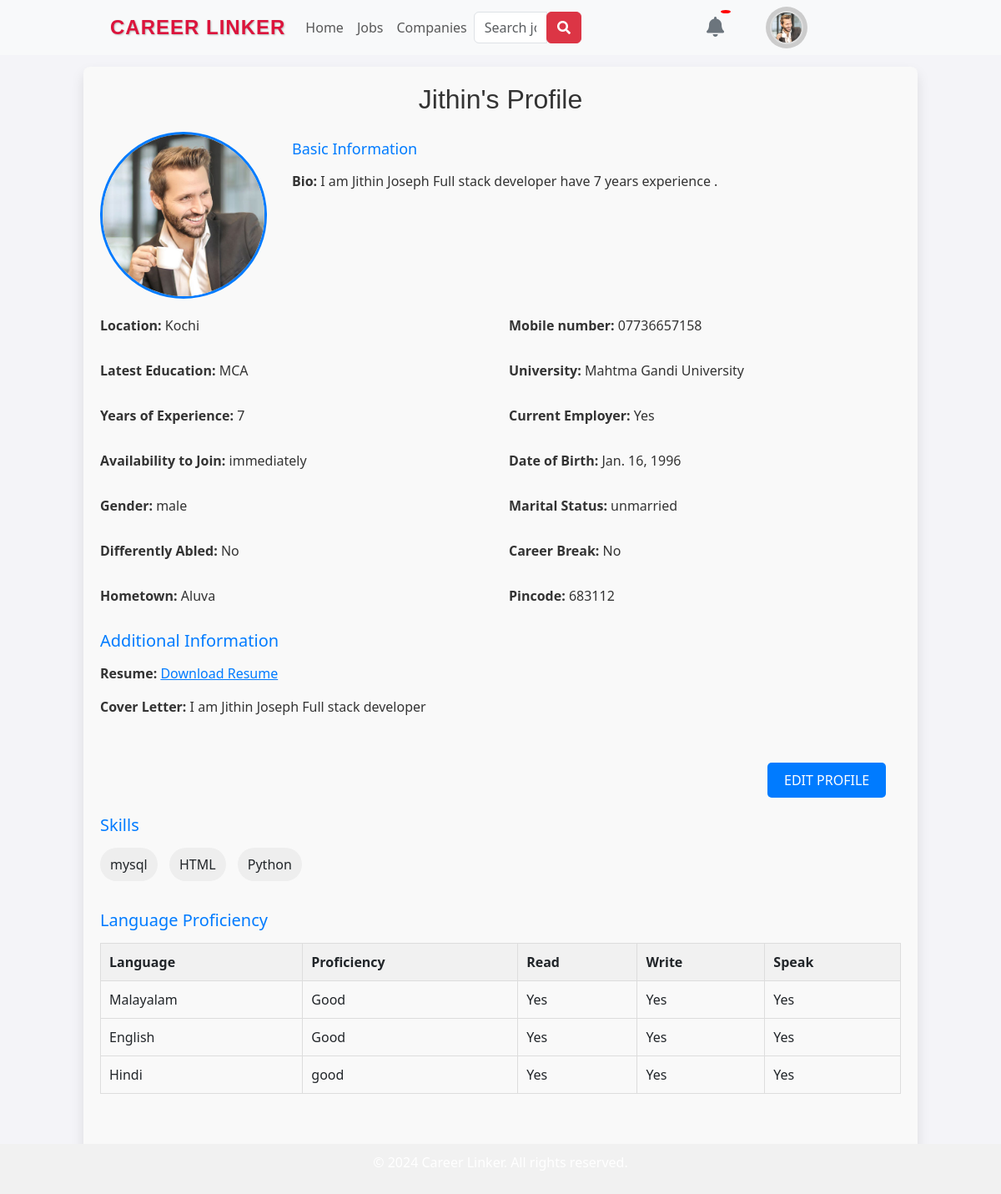
Page /user/view_profile/ (signed in) on the committed database.
### adminpanel/models.py (models this page shows, shortened)
class CompleteProfile(models.Model):
    user = models.OneToOneField(User, on_delete=models.CASCADE)
    bio = models.TextField(blank=True, null=True)
    profile_image = models.ImageField(upload_to='media/', blank=True, null=True)
    skills = models.ManyToManyField('Skill', related_name='users',blank=True)
    location = models.CharField(max_length=255, blank=True, null=True)
    resume = models.FileField(upload_to='resumes/', blank=True, null=True)
    cover_letter = models.TextField(blank=True, null=True)
    latest_course = models.CharField(max_length=100)
    university = models.CharField(max_length=100)
    mobile_number = models.CharField(max_length=15)
    years_of_experience = models.IntegerField(null=True, blank=True)  # Allow null or provide a default
    current_employer = models.BooleanField(default=False)
    availability_to_join = models.CharField(max_length=50, choices=(
        ('immediately', 'Immediately'),
        ('one_month', 'One Month'),
        ('three_months', 'Three Months'),
        ('more_than_a_year', 'More than a Year')
    ))
    date_of_birth = models.DateField(null=True, blank=True)  # Allowing null values
    gender = models.CharField(max_length=50, choices=(
        ('male', 'Male'),
        ('female', 'Female'),
        ('transgender', 'Transgender')
    ))
    marital_status = models.CharField(max_length=50, choices=(
        ('unmarried', 'Unmarried'),
        ('married', 'Married'),
        ('widowed', 'Widowed'),
        ('divorced', 'Divorced'),
        ('separated', 'Separated'),
        ('others', 'Others')
    ))
    differently_abled = models.BooleanField(default=False)
    career_break = models.BooleanField(default=False)
    hometown = models.CharField(max_length=100)
    pincode = models.CharField(max_length=10)

class Skill(models.Model):
    name = models.CharField(max_length=50)

class LanguageProficiency(models.Model):
    profile = models.ForeignKey(CompleteProfile, on_delete=models.CASCADE)
    language = models.CharField(max_length=100)
    proficiency = models.CharField(max_length=50)
    read = models.BooleanField(default=False)
    write = models.BooleanField(default=False)
    speak = models.BooleanField(default=False)

### userpanel/views.py (the view)
# urls.py: path('view_profile/', view_profile, name='view_profile'),
@login_required
def view_profile(request):
    logged_user = request.user
    profile = get_object_or_404(CompleteProfile, user=request.user)
    user_skills = profile.skills.all()  # Get user's skills
    language_proficiencies = LanguageProficiency.objects.filter(profile=profile)
    context = {
        'profile': profile,
        'languages': language_proficiencies,
        'logged_user': logged_user,
        'user_skills' : user_skills
    }
    return render(request, 'userpanel/view_profile.html', context)

### userpanel/templates/userpanel/view_profile.html (shortened to what this page needs)
{% extends 'userpanel/user_base.html' %}
{% load static %}
{% block content %}
<div class="container">
    <h2>{{ profile.user.username }}'s Profile</h2>
    <div class="profile-section" >
        <div>
            {% if profile.profile_image %}
                <img src="{{ profile.profile_image.url }}" alt="{{ profile.user.username }}'s profile image" class="profile-image">
            {% else %}
                <img src="{% static 'images/default_profile.png' %}" alt="Default profile image" class="profile-image">
            {% endif %}
        </div>
        <div class="profile-details">
            <h3>Basic Information</h3>
            <p><strong>Bio:</strong> {{ profile.bio }}</p>
        </div>
    </div>
    <div style="display: grid; grid-template-columns: repeat(2, 1fr); gap: 20px;">
        <p style="font-size: 16px; color: #333; margin-bottom: 10px;"><strong>Location:</strong> {{ profile.location }}</p>
        <p style="font-size: 16px; color: #333; margin-bottom: 10px;"><strong>Mobile number:</strong> {{ profile.mobile_number }}</p>
        <p style="font-size: 16px; color: #333; margin-bottom: 10px;"><strong>Latest Education:</strong> {{ profile.latest_course }}</p>
        <p style="font-size: 16px; color: #333; margin-bottom: 10px;"><strong>University:</strong> {{ profile.university }}</p>
        <p style="font-size: 16px; color: #333; margin-bottom: 10px;"><strong>Years of Experience:</strong> {{ profile.years_of_experience }}</p>
        <p style="font-size: 16px; color: #333; margin-bottom: 10px;"><strong>Current Employer:</strong> {{ profile.current_employer|yesno:"Yes,No" }}</p>
        <p style="font-size: 16px; color: #333; margin-bottom: 10px;"><strong>Availability to Join:</strong> {{ profile.availability_to_join }}</p>
        <p style="font-size: 16px; color: #333; margin-bottom: 10px;"><strong>Date of Birth:</strong> {{ profile.date_of_birth }}</p>
        <p style="font-size: 16px; color: #333; margin-bottom: 10px;"><strong>Gender:</strong> {{ profile.gender }}</p>
        <p style="font-size: 16px; color: #333; margin-bottom: 10px;"><strong>Marital Status:</strong> {{ profile.marital_status }}</p>
        <p style="font-size: 16px; color: #333; margin-bottom: 10px;"><strong>Differently Abled:</strong> {{ profile.differently_abled|yesno:"Yes,No" }}</p>
        <p style="font-size: 16px; color: #333; margin-bottom: 10px;"><strong>Career Break:</strong> {{ profile.career_break|yesno:"Yes,No" }}</p>
        <p style="font-size: 16px; color: #333; margin-bottom: 10px;"><strong>Hometown:</strong> {{ profile.hometown }}</p>
        <p style="font-size: 16px; color: #333; margin-bottom: 10px;"><strong>Pincode:</strong> {{ profile.pincode }}</p>
    </div>
    <div style="margin-top: 20px;">
        <h3 style="color: #007bff; font-size: 20px; margin-bottom: 15px;">Additional Information</h3>
        <p style="font-size: 16px; color: #333;"><strong>Resume:</strong>
            {% if profile.resume %}
                <a href="{{ profile.resume.url }}" target="_blank" style="color: #007bff;">Download Resume</a>
            {% else %}
                No resume uploaded.
            {% endif %}
        </p>
        <p style="font-size: 16px; color: #333;"><strong>Cover Letter:</strong> {{ profile.cover_letter|default:"No cover letter added" }}</p><br><br>
        <a href="{% url 'edit_profile' %}" style="background-color: #007bff; color: white; padding: 10px 20px; border: none; border-radius: 5px; text-decoration: none; cursor: pointer; transition: background-color 0.3s ease;margin-left: 800px;">EDIT PROFILE</a>
    </div>
    <div style="margin-top: 30px;">
        <h3 style="color: #007bff; font-size: 20px; margin-bottom: 15px;">Skills</h3>
        <div style="margin-top: 10px;">
            {% for skill in profile.skills.all %}
                <span style="background-color: #eee; padding: 8px 12px; border-radius: 20px; display: inline-block; margin-right: 10px; margin-bottom: 5px; transition: background-color 0.3s ease;">{{ skill.name }}</span>
            {% empty %}
                <p>No skills added yet.</p>
            {% endfor %}
        </div>
    </div>
    <div style="margin-top: 30px;margin-bottom: 100px;">
        <h3 style="color: #007bff; font-size: 20px; margin-bottom: 15px;">Language Proficiency</h3>
        {% if languages %}
        <table style="width: 100%; border-collapse: collapse; margin-top: 10px;">
            <thead>
                <tr>
                    <th style="border: 1px solid #ddd; padding: 10px; background-color: #f1f1f1;">Language</th>
                    <th style="border: 1px solid #ddd; padding: 10px; background-color: #f1f1f1;">Proficiency</th>
                    <th style="border: 1px solid #ddd; padding: 10px; background-color: #f1f1f1;">Read</th>
                    <th style="border: 1px solid #ddd; padding: 10px; background-color: #f1f1f1;">Write</th>
                    <th style="border: 1px solid #ddd; padding: 10px; background-color: #f1f1f1;">Speak</th>
                </tr>
            </thead>
            <tbody>
                {% for language in languages %}
                <tr>
                    <td style="border: 1px solid #ddd; padding: 10px;">{{ language.language }}</td>
                    <td style="border: 1px solid #ddd; padding: 10px;">{{ language.proficiency }}</td>
                    <td style="border: 1px solid #ddd; padding: 10px;">{{ language.read|yesno:"Yes,No" }}</td>
                    <td style="border: 1px solid #ddd; padding: 10px;">{{ language.write|yesno:"Yes,No" }}</td>
                    <td style="border: 1px solid #ddd; padding: 10px;">{{ language.speak|yesno:"Yes,No" }}</td>
                </tr>
                {% endfor %}
            </tbody>
        </table>
        {% else %}
            <p>No language proficiencies added yet.</p>
        {% endif %}
    </div>
</div>
{% endblock %}

### userpanel/templates/userpanel/user_base.html (shortened to what this page needs)
{% load static %}
<!DOCTYPE html>
<html lang="en">
<head>
    <link rel="stylesheet" href="{% static 'user_css/style.css' %}">
    <link href="https://cdn.jsdelivr.net/npm/bootstrap@5.3.0/dist/css/bootstrap.min.css" rel="stylesheet">
    <link rel="stylesheet" href="https://cdnjs.cloudflare.com/ajax/libs/font-awesome/5.15.4/css/all.min.css">
</head>
<body style="padding-top: 80px; background: linear-gradient(to right, #F4F4F8, #F4F4F8);">
    <nav class="navbar navbar-expand-lg navbar-light bg-light fixed-top">
        <div class="container-fluid">
            <a class="navbar-brand" href="#" style="color: #dc143c; font-family: 'Lucida Sans', Geneva, Verdana, sans-serif; font-size: 24px; font-weight: bold; letter-spacing: 1px; text-transform: uppercase; text-shadow: 1px 1px 2px rgba(0,0,0,0.25); margin-left: 120px;">
                Career Linker
            </a>
            <div class="collapse navbar-collapse" id="navbarNav">
                <ul class="navbar-nav ms-auto">
                    <li class="nav-item">
                        <a class="nav-link" href="{% url 'userhome' %}">Home</a>
                    </li>
                    <li class="nav-item">
                        <a class="nav-link" href="{% url 'all_jobs' %}">Jobs</a>
                    </li>
                    <li class="nav-item">
                        <a class="nav-link" href="{% url 'all_companies' %}">Companies</a>
                    </li>
                </ul>
                <form method="get" action="{% url 'search_jobs' %}" class="form-inline">
                    <div class="input-group">
                        <input type="text" name="q" class="form-control" placeholder="Search jobs here">
                        <div class="input-group-append">
                            <button class="btn btn-danger" type="submit">
                                <i class="fa fa-search"></i>
                            </button>
                        </div>
                    </div>
                </form>
                <div class="profile-container" style="display: flex; align-items: center;margin-left: 150px;">
                    <a href="{% url 'user_notifications'  %}" class="notification-icon" style="position: relative;">
                        <i class="fas fa-bell" style="font-size: 24px; color: #6c757d;"></i>
                        <span class="notification-badge" style="position: absolute; top: -8px; right: -8px; background-color: red; color: white; font-size: 12px; padding: 2px 6px; border-radius: 50%;">{{ unread_notifications_count }}</span>
                    </a>
                    <a href="#" class="user-profile" onclick="openSideTab()" style="position: relative; margin-left: 50px; display: inline-block; width: 50px;">
                        {% if profile.profile_image and profile.profile_image.url %}
                            <img src="{{ profile.profile_image.url }}" alt="User Profile" style="width: 40px; height: 40px; border-radius: 50%; object-fit: cover; border: 2px solid #ddd;">
                        {% else %}
                            <img src="{% static 'path_to_default_image/default_profile.png' %}" alt="Default Profile" style="width: 40px; height: 40px; border-radius: 50%; object-fit: cover; border: 2px solid #ddd;">
                        {% endif %}
                    </a>
                </div>
            </div>
        </div>
    </nav>
    {% block content %}{% endblock %}
    <footer style="position: fixed; bottom: 0; width: 100%; background-color: #f1f1f1; text-align: center; padding: 10px;">
        <p>© 2024 Career Linker. All rights reserved.</p>
    </footer>
</body>
</html>

### static/user_css/style.css (style rules this page uses)
* { margin: 0; padding: 0; box-sizing: border-box; }
body, html { font-family: Arial, sans-serif; overflow-x: hidden; height: 100%; margin: 0; padding: 0; display: flex; flex-direction: column; }
.navbar { display: flex; justify-content: space-between; align-items: center; background-color: #F4F4F8; padding: 10px 20px; }
.profile-container { display: flex; }
.user-profile { background-color: #ccc; border-radius: 50%; padding: 5px; text-decoration: none; margin-right: 220px; }
footer { width: 100%; background-color: #ffcccc; color: white; text-align: center; padding: 20px 0; position: relative; bottom: 0; left: 0; }

### userpanel/templates/userpanel/view_profile.html (style rules this page uses)
.container { max-width: 1000px; margin: 0 auto; padding: 20px; background-color: #f9f9f9; border-radius: 8px; box-shadow: 0 8px 16px rgba(0, 0, 0, 0.1); transition: all 0.3s ease-in-out; }
h2 { text-align: center; color: #333; margin-bottom: 20px; font-family: 'Poppins', sans-serif; }
.profile-section { display: flex; flex-direction: row; align-items: flex-start; gap: 20px; margin-bottom: 20px; }
.profile-image { display: block; width: 200px; height: 200px; border-radius: 50%; border: 3px solid #007bff; }
.profile-details { flex-grow: 1; padding: 10px; }
.profile-details p { font-size: 16px; margin-bottom: 10px; color: #333; line-height: 1.6; }
h3 { color: #007bff; font-size: 18px; margin-bottom: 15px; }

### rows in the picture
CompleteProfile: profile_image (picture), user.username "Jithin", bio "I am Jithin Joseph Full stack developer have 7 years experience .", location "Kochi", mobile_number "07736657158", latest_course "MCA", university "Mahtma Gandi University", years_of_experience "7", current_employer "Yes", availability_to_join "immediately", date_of_birth "Jan. 16, 1996", gender "male", marital_status "unmarried", differently_abled "No", career_break "No", hometown "Aluva", pincode "683112", cover_letter "I am Jithin Joseph Full stack developer"
Skill: name "mysql"
Skill: name "HTML"
Skill: name "Python"
LanguageProficiency: language "Malayalam", proficiency "Good", read "Yes", write "Yes", speak "Yes"
LanguageProficiency: language "English", proficiency "Good", read "Yes", write "Yes", speak "Yes"
LanguageProficiency: language "Hindi", proficiency "good", read "Yes", write "Yes", speak "Yes"
